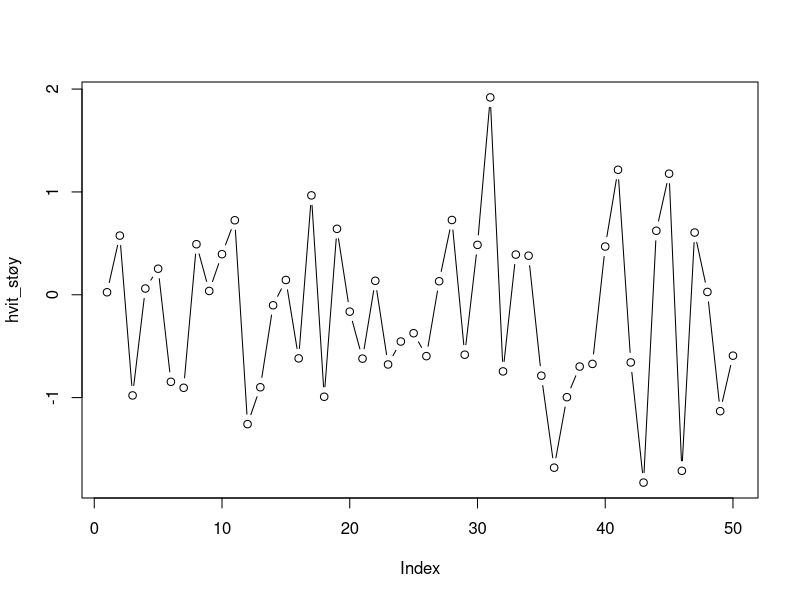
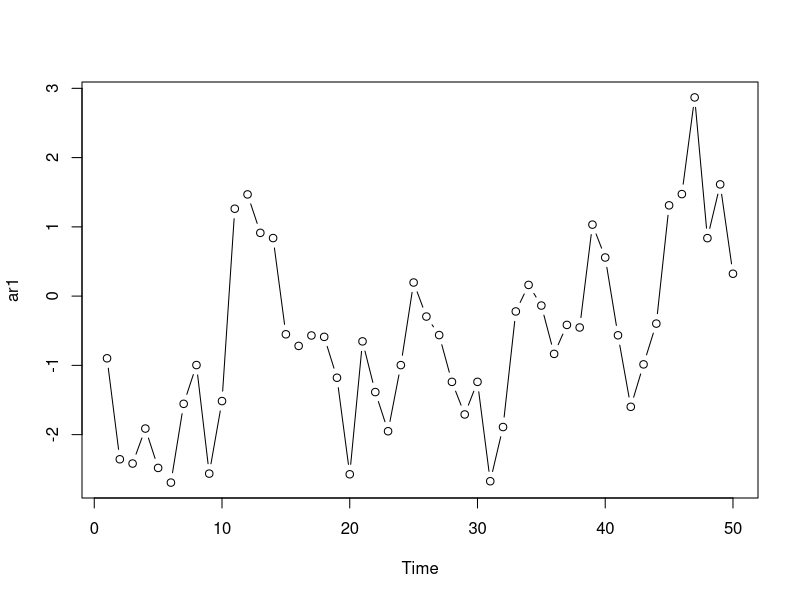
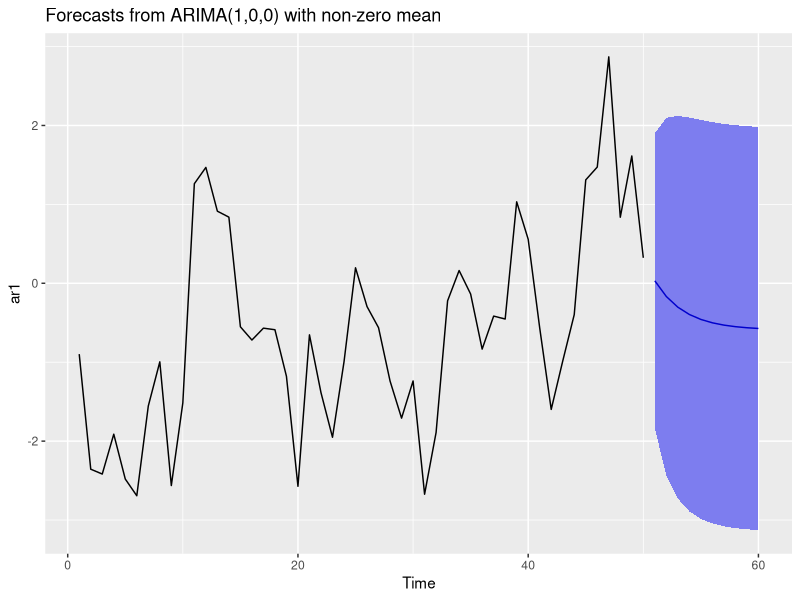

The R source for these figures, in order:
## ---- chunk 1
n <- 50
hvit_støy <- rnorm(n)
plot(hvit_støy, type = "b")
## ---- chunk 2
ar1 <- arima.sim(model = list(ar = 0.95), n)
plot(ar1, type = "b")
## ---- chunk 3
df <- data.frame(Y = ar1[2:n],
                 lagged_Y = ar1[1:(n-1)])
summary(lm(Y ~ lagged_Y, data = df))
## ---- chunk 4
library(forecast)
## ---- chunk 5
Arima(ar1, order = c(1, 0, 0))
## ---- chunk 6
ar1_estimat <- Arima(ar1, order = c(1, 0, 0))
prediksjon  <- forecast(ar1_estimat, h = 10, level = 0.95) 
## ---- chunk 7
# Plotter den opprinnerlige tidsrekken, sammen med prediksjon og
# prediksjonsintervall
autoplot(prediksjon)
